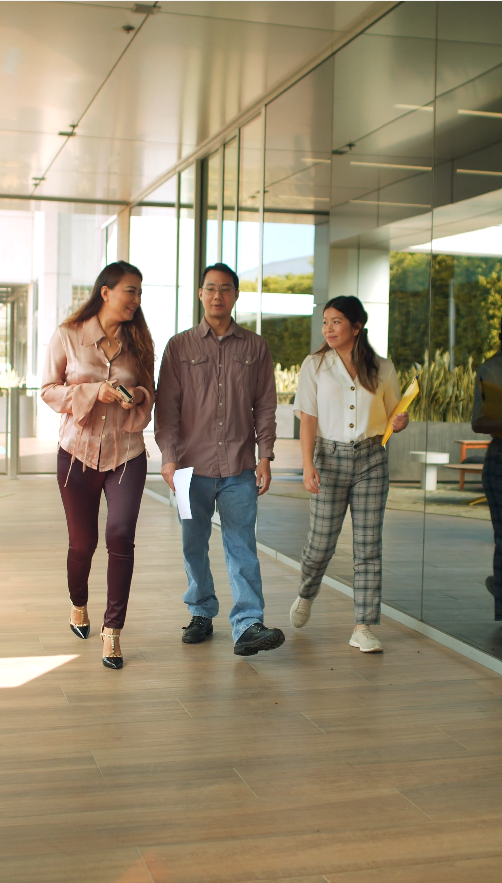
#> input picture microservice/test333.png, 502 x 883 px
$ python -i dominant_color.py   (imports and definitions only)
#> lines starting #> are read from the running program, lines starting #| are printed output that depends on the picture
from PIL import Image
from collections import Counter
from typing import Tuple, List
from matplotlib import cm

class DominantColor:

    resize_value: int = 16
    minimum_percent_difference_of_rgb: int = 10

    def __init__(self, image_arr) -> None:
        self.image = Image.fromarray(image_arr.astype('uint8'), 'RGB')
        self.dominant_color: str = ""
        self.r: int = 0
        self.g: int = 0
        self.b: int = 0
        self.l: int = 0
        self.resized_image = self.image.resize(
            (DominantColor.resize_value, DominantColor.resize_value), Image.Resampling.LANCZOS
        ).convert("RGBA")
        self.image.close()
        self.image_data = self.resized_image.getdata()
        self.generate_dominant_color_of_pixels_of_image_array()
        self.resized_image.close()
        self.counter = Counter(self.dominant_color_of_pixels_of_image_array)
        self.set_rgbl_value_of_image()
        self.set_dominat_color_of_image()
        self.rgb = (self.r, self.g, self.b)
        self.rgbl = (self.r, self.g, self.b, self.l)

    def __repr__(self) -> str:
        return (
            "DominantColor(r:%s g:%s b:%s l:%s; dominant_color:%s; resize_value:%s; minimum_percent_difference_of_rgb:%s)"
            % (
                self.r,
                self.g,
                self.b,
                self.l,
                self.dominant_color,
                str(self.resize_value),
                str(self.minimum_percent_difference_of_rgb),
            )
        )

    def __str__(self) -> str:
        return self.dominant_color

    def set_dominat_color_of_image(self) -> None:
        self.mpd = int(
            self.total_pixels * (DominantColor.minimum_percent_difference_of_rgb / 100)
        )

        if (
            max(
                set(self.dominant_color_of_pixels_of_image_array),
                key=self.dominant_color_of_pixels_of_image_array.count,
            )
            == "l"
        ):
            self.dominant_color = "l"
            return

        if (self.r - self.mpd) > self.g and (self.r - self.mpd) > self.b:
            self.dominant_color = "r"
            return
        if (self.g - self.mpd) > self.b and (self.g - self.mpd) > self.r:
            self.dominant_color = "g"
            return
        if (self.b - self.mpd) > self.r and (self.b - self.mpd) > self.g:
            self.dominant_color = "b"
            return
        self.dominant_color = "n"

    def set_rgbl_value_of_image(self) -> None:
        """
        Sets the value for attribute r,g,b and l.

        Note that these attributes indicates the number of
        pixels which have dominating r,g,b and l values repectively.

        The sum of r,g,b and l should be equal to total_pixels attribute.
        """
        self.r = self.counter.get("r", 0)
        self.g = self.counter.get("g", 0)
        self.b = self.counter.get("b", 0)
        self.l = self.counter.get("l", 0)

    def generate_dominant_color_of_pixels_of_image_array(self) -> None:

        self.total_pixels: int = 0
        self.dominant_color_of_pixels_of_image_array: List = []

        for i in range(DominantColor.resize_value):

            for j in range(DominantColor.resize_value):

                self.dominant_color_of_pixels_of_image_array.append(
                    self.dominant_color_of_pixel(self.image_data.getpixel((i, j)))
                )

                self.total_pixels += 1

    def dominant_color_of_pixel(self, pixel: Tuple[int, int, int, int]) -> str:

        r, g, b = pixel[0], pixel[1], pixel[2]

        if r > g and r > b:
            return "r"

        if g > b and g > r:
            return "g"

        if b > r and b > g:
            return "b"

        return "l"

>>> import cv2
>>> picture = cv2.imread('test333.png')
#> picture is the input picture: shape (883, 502, 3); mean B, G, R 113.8, 138.4, 150.5
>>> result = DominantColor(picture).generate_dominant_color_of_pixels_of_image_array()
#> in __init__, `self.resized_image = self.image.resize( (DominantColor.resize_value, D..`:
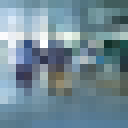
#> self.resized_image: PIL image 16x16 RGBA (shown 8 times larger); mean R, G, B, A 113.7, 138.4, 150.5, 255
#> after the loop in generate_dominant_color_of_pixels_of_image_array, `for i in range(DominantColor.resize_value):`: self.dominant_color_of_pixels_of_image_array = 256 items, first 6: 'b', 'b', 'b', 'b', 'b', 'b'; self.total_pixels = 256
#> in __init__, `self.counter = Counter(self.dominant_color_of_pixels_of_image_array)`: self.counter = {'b': 209, 'g': 36, 'l': 7, 'r': 4}
#> in set_rgbl_value_of_image, `self.r = self.counter.get("r", 0)`: self.r = 4
#> in set_rgbl_value_of_image, `self.g = self.counter.get("g", 0)`: self.g = 36
#> in set_rgbl_value_of_image, `self.b = self.counter.get("b", 0)`: self.b = 209
#> in set_rgbl_value_of_image, `self.l = self.counter.get("l", 0)`: self.l = 7
#> in set_dominat_color_of_image, `self.mpd = int( self.total_pixels * (DominantColor.minimum_percent_dif..`: self.mpd = 25
#> in __init__, `self.rgb = (self.r, self.g, self.b)`: self.rgb = (4, 36, 209)
#> in __init__, `self.rgbl = (self.r, self.g, self.b, self.l)`: self.rgbl = (4, 36, 209, 7)

$ run again, on microservice/WIN_20241102_22_42_29_Pro.jpg
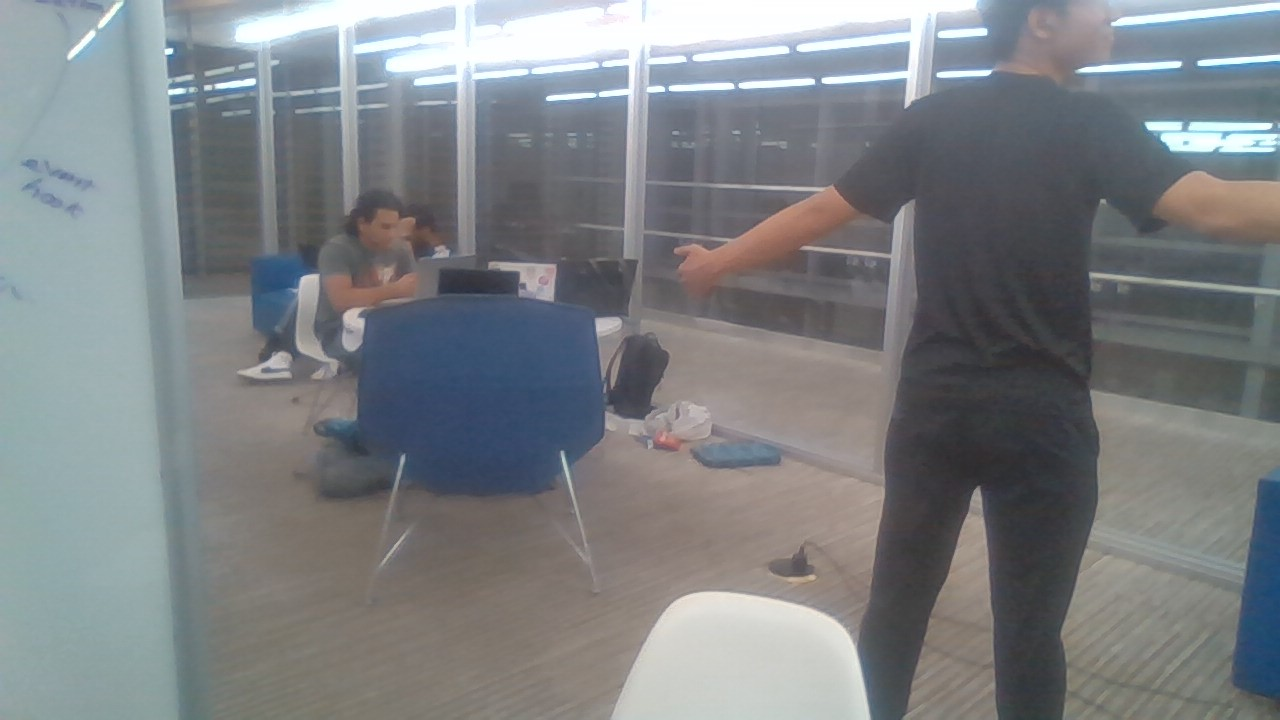
#> input picture microservice/WIN_20241102_22_42_29_Pro.jpg, 1280 x 720 px
#> picture is the input picture: shape (720, 1280, 3); mean B, G, R 132, 128.9, 125
#> in __init__, `self.resized_image = self.image.resize( (DominantColor.resize_value, D..`:
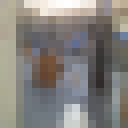
#> self.resized_image: PIL image 16x16 RGBA (shown 8 times larger); mean R, G, B, A 132, 128.9, 125.1, 255
#> after the loop in generate_dominant_color_of_pixels_of_image_array, `for i in range(DominantColor.resize_value):`: self.dominant_color_of_pixels_of_image_array = 256 items, first 6: 'r', 'r', 'r', 'r', 'r', 'r'; self.total_pixels = 256
#> self.counter = {'r': 141, 'l': 17, 'g': 19, 'b': 79}
#> self.r = 141
#> self.g = 19
#> self.b = 79
#> self.l = 17
#> self.mpd = 25
#> self.rgb = (141, 19, 79)
#> self.rgbl = (141, 19, 79, 17)
